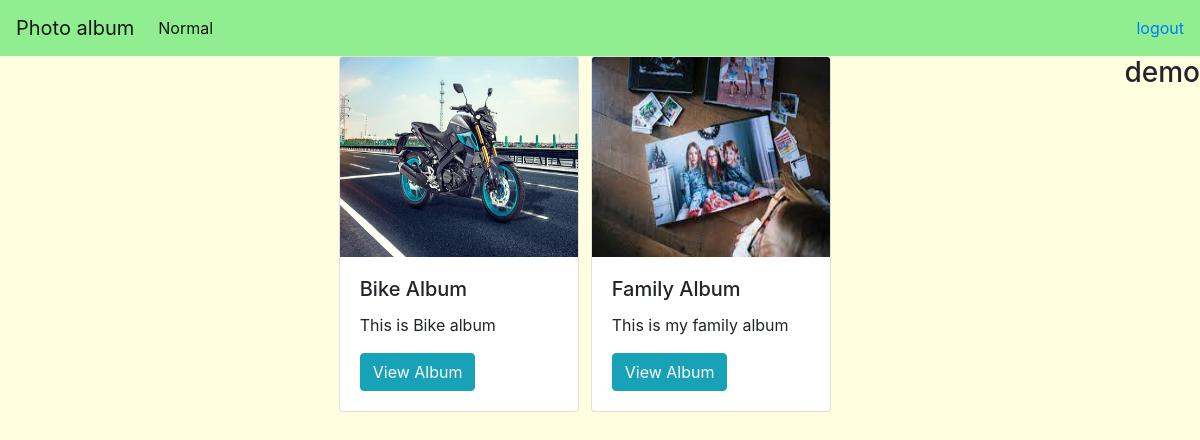
The app's page /typenormal.php (signed in) with its own data.
### tables this page shows
CREATE TABLE `a_type` (
  `id` int(10) NOT NULL,
  `albumimage` varchar(30) NOT NULL,
  `Title` varchar(20) NOT NULL,
  `Description` varchar(100) NOT NULL,
  `isPremium` int(10) NOT NULL,
  `isPublish` int(11) NOT NULL
);

### oops.php (called while the page is built, shortened)
<?php
class oops
{
    function __construct($con)
    {
        $this->con=$con;
    }
    function getnalbum()
    {
        $albumdetail=array();
        if(isset($_SESSION['email']) && $_SESSION['email']=="admin@gmail.com"){
            $qry="select * from `a_type` where isPremium='0'";
        } elseif (isset($_SESSION['isPremium']) && $_SESSION['isPremium'] == '0'){
            $qry = "select * from `a_type` where isPremium = '0' and isPublish = '1'";
        }
        $result=mysqli_query($this->con,$qry);
        while($row=mysqli_fetch_assoc($result))
        {
            array_push($albumdetail,$row);
        }
        return $albumdetail;
    }
}
?>

### typenormal.php (the view, shortened to what this page needs)
<?php
include 'dashboard.php';
 include 'oops.php';
 $cnt=new dbconnection();
$con=$cnt->getConneciton();
$oops = new oops($con);
$details=$oops->getnalbum();
?>
<div class="container">
<?php
foreach($details as $detail){
echo '<div class="row d-flex justify-content-center mx-1">
<div class="card mx-1" style="width: 15rem;">
  <img src="photos/'.$detail['albumimage'].'" height="200px" class="card-img-top" alt="">
  <div class="card-body">
    <h5 class="card-title">'.$detail['Title'].'</h5>
    <p class="card-text">'.$detail['Description'].'</p>
    <a href="typeview.php?albumId='.$detail['id'].'" class="btn btn-info ">View Album</a>'; ?>
    <?php
   echo '</div>
</div> ';
}
?>
</div>
</div>

### records on screen
a_type: albumimage (picture), Title "Bike Album", Description "This is Bike album"
a_type: albumimage (picture), Title "Family Album", Description "This is my family album"

### other values on screen
$_SESSION['name'] "demo"
